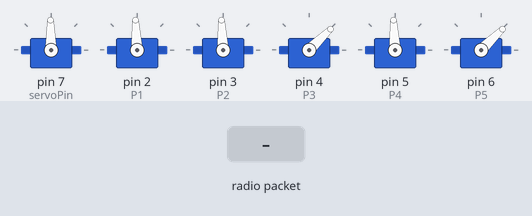
Bench run of a sketch on a simulated Arduino Uno, built with avr-gcc and run on an emulated ATmega328P. On the bench: 6 × servo. The test bench sets the inputs (shaded band). No radio packets arrive unless stated.

Above: at 1.2 s.
1.3 s: radio packet "1" arrives
At 1.45 s:
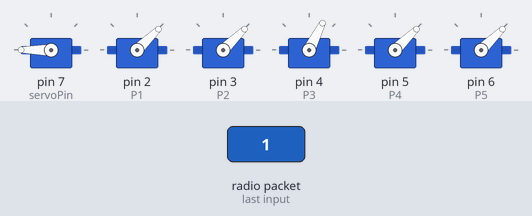
4.3 s: radio packet "2" arrives
At 9.1 s:
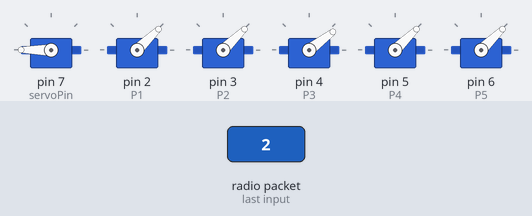
Timing chart, 0 to 16.3 s (numbered marks = the images above; inputs shaded):
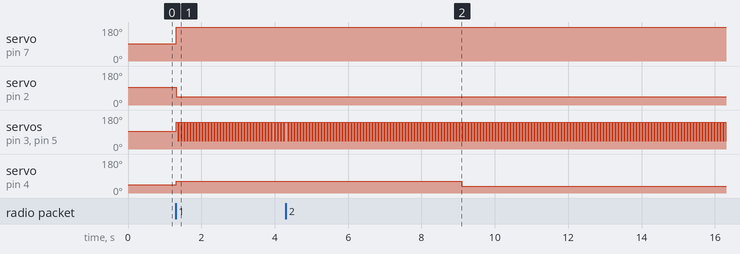

Measured:
- after the input at 1.3 s, servo on pin 7 (servoPin): 91° → 180° at once; servo on pin 2 (P1): 93° → 44° at once; servo on pin 3 (P2), servo on pin 5 (P4): alternates 141° for 0.04 s and 44° for 0.04 s, starting at once; servo on pin 4 (P3): 44° → 63° at once
- after the input at 4.3 s, servo on pin 4 (P3): 63° → 37° after 4.8 s instead of 1.8 s

The sketch:

receiver.ino
```cpp
#include <nRF24L01.h>
#include "RF24.h"
#include <Servo.h>

Servo myservo;
Servo P1; // pwm 1 // D2
Servo P2; // D3
Servo P3; // D4
Servo P4; // D5
Servo P5; // D6

#define channel_number 5
int ppm[channel_number];

float kalman_smoothing = 1 ; // the percentage of new value
#define servoPin 7 // the pin of the gimbal Servo!
static const int RXPin = 4, TXPin = 3;
static const uint32_t GPSBaud = 115200;

// Structure of transmited datas, one byte as type, accuracy of 256
typedef struct transmitStr {
  byte throttle;
  byte rudder;
  byte elevator;
  byte aileron;
  byte servo;
  byte aux;
} TransmitData;

bool throttle_failSafe = false;

unsigned short val_toFailSafe = 0;
unsigned short count_toFailSafe = 0;
unsigned short max_toFailSafe = (unsigned short)3000/40;

void check_failSafe() {
    if (count_toFailSafe == max_toFailSafe) {
    if (val_toFailSafe == 0) {
      throttle_failSafe = true;
    }
    val_toFailSafe = 0;
    count_toFailSafe = 0;
  }else{
    if (val_toFailSafe != 0) {
      throttle_failSafe = false;
    }
  }
}

#define min_pwm 1000
#define max_pwm 2000

void setPPMValuesFromData(TransmitData* trdata)
{
  unsigned short ppm_2_pre = 925;
  if(!throttle_failSafe){
    ppm_2_pre = map(trdata->throttle,    0, 255, min_pwm, max_pwm);
  }

  ppm[0] = map(trdata->aileron, 0, 255, min_pwm, max_pwm);
  ppm[1] = map(trdata->elevator,      0, 255, min_pwm, max_pwm);
  ppm[2] = ppm_2_pre;
  ppm[3] = map(trdata->rudder,     0, 255, min_pwm, max_pwm);
  ppm[4] = map(trdata->aux, 0, 255, min_pwm, max_pwm);
}

void runPPMValues() {
  P1.writeMicroseconds(ppm[0]);
  P2.writeMicroseconds(ppm[1]);
  P3.writeMicroseconds(ppm[2]);
  P4.writeMicroseconds(ppm[3]);
  P5.writeMicroseconds(ppm[4]);
}

void inverseByte(byte& tobe) {
  tobe = 255-tobe;
}

void resetTrData(TransmitData* trdata) {
    trdata->throttle = 0;
    trdata->rudder = 127;
    trdata->elevator = 127;
    trdata->aileron = 127;
    trdata->servo = 127;
    trdata->aux = 0;
 }

// Class for transmission with NRF24L01
byte addresses[][6] = {"1MOSI", "1MISO"}; // pipe addresses
class Transm {
  private:
  RF24 *radio;
  uint8_t howmanyreadingpipe = 1;

  public:
  Transm(uint8_t _cepin, uint8_t _cspin, uint8_t writingnum=0, uint8_t readingnum=1) {
    this->radio = new RF24(_cepin,_cspin);
    radio->begin();
    radio->setDataRate(RF24_250KBPS);
    radio->setPALevel(RF24_PA_MIN);
    //radio->setChannel(108);
    radio->setAutoAck(false);
    initWriting(writingnum);
    initReading(readingnum);
  }
  void initWriting(uint8_t num) { // num is which addresses
    radio->openWritingPipe(addresses[num]);
  }
  void initReading(uint8_t num) {
    radio->openReadingPipe(howmanyreadingpipe,addresses[num]);
    howmanyreadingpipe += 1;
  }
  void startListening() {
    radio->startListening ();
  }
  void stopListening() {
    radio->stopListening();
  }
  void recvData(TransmitData* mydata) {
    while ( isAvailable() ) {
      radio->read(mydata, sizeof(*mydata));
    }
  }
  void writeTr(TransmitData* mydata) {
    stopListening();
    radio->write(mydata, sizeof(*mydata));
  }
  bool isAvailable() {
    val_toFailSafe += (unsigned short) radio->available();
    count_toFailSafe += 1;
    check_failSafe();
    return radio->available();
  }
  void readTr(TransmitData* myData) {
    startListening();
    while (isAvailable()) {
      radio->read( myData, sizeof(*myData) ) ;
    }
  }
};

TransmitData controllerData;
Transm* myRadio; // This is the class for transmission

void setup() {
  resetTrData(&controllerData);

  // put your setup code here, to run once:
  myservo.attach(servoPin);

  P1.attach(2);
  P2.attach(3);
  P3.attach(4);
  P4.attach(5);
  P5.attach(6);

  myRadio = new Transm(9,10,1,0); // it determines that it is a receiver
  myRadio->startListening();
}

int servo_max = 180;
int servo_val = servo_max/2;

void loop() {
  myRadio->recvData(&controllerData);

  // inversion mania
  inverseByte(controllerData.rudder);
  inverseByte(controllerData.elevator);

  setPPMValuesFromData(&controllerData);
  runPPMValues();
  servo_val = servo_max-((1-kalman_smoothing)*servo_val+(kalman_smoothing)*map(controllerData.servo, 0, 255, 0, servo_max));  // give also some kind of simple kalman smoothing
  myservo.write(servo_val);

  delay(40);
}
```
